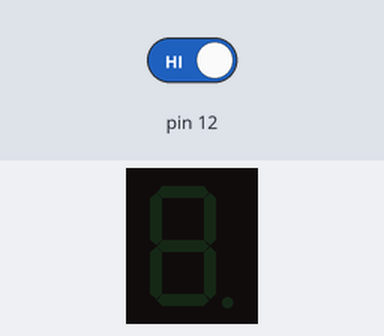
Bench run of a sketch on a simulated Arduino Uno, built with avr-gcc and run on an emulated ATmega328P. On the bench: 1-digit seven-segment display. Wiring (inferred from the names in the program): 1-digit 7-segment display, segments lit when HIGH: segments pin 3, pin 4, pin 5, pin 6, pin 7, pin 8, pin 9. Inputs (shaded band) come from the test bench; at power-on: pin 12 HIGH. Random numbers use the default seed unless the sketch sets one; the segment pins are drawn as the display they are named for.

Above: at 1.6 s.
1.7 s: pin 12 driven LOW
At 2.01 s:
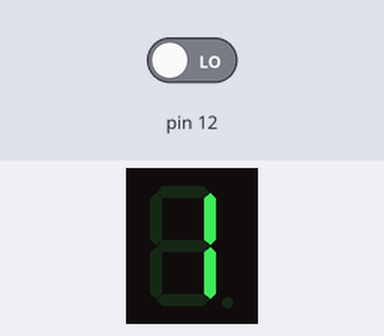
4.7 s: pin 12 driven HIGH
At 5.1 s:
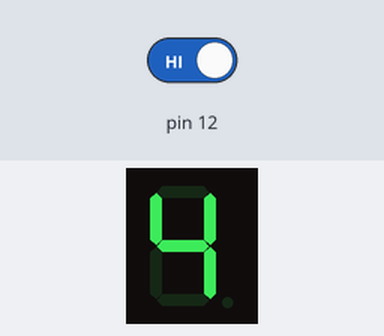
Timing chart, 0 to 7.7 s (numbered marks = the images above; inputs shaded):
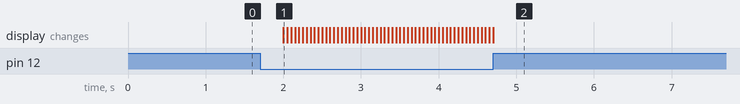

Measured:
- after the input at 1.7 s, the display: changes after 0.30 s (image 1)

The sketch:

Electronic-Dice-Using-Arduino.ino
```cpp
//7 SEGMENT DISPLAY - COMMON CATHODE CODE
//3 TO 9 PINS OF ARDUINO -CONNECTED TO A TO G OF 7 SEGMENT DISPLAY

const int A = 3;
const int B = 4;
const int C = 5;
const int D = 6;
const int E = 7;
const int F = 8;
const int G = 9;

//setup -set the pins as output direction
void setup() {
  pinMode(A, OUTPUT);
  pinMode(B, OUTPUT);
  pinMode(C, OUTPUT);
  pinMode(D, OUTPUT);
  pinMode(E, OUTPUT);
  pinMode(F, OUTPUT);
  pinMode(G, OUTPUT);
  pinMode(12,INPUT);
}
int random_int = 0;
// the loop routine runs over and over again forever:
void loop() {
int pusshed = digitalRead(12);
if (pusshed == LOW)
{
  random_int = random(1,6);
  one();
  delay(50);
  two();
  delay(50);
  three();
  delay(50);
  four();
  delay(50);
  five();
  delay(50);
  six();
  delay(50);
} else {
    switch(random_int)
    {
      case 1: one();
      break;
      case 2: two();
      break;
      case 3: three();
      break;
      case 4: four();
      break;
      case 5: five();
      break;
      case 6: six();
      break;
    }
  delay(400);
  }
}

void one(){
  digitalWrite(A, LOW);
  digitalWrite(B, HIGH);
  digitalWrite(C, HIGH);
  digitalWrite(D, LOW);
  digitalWrite(E, LOW);
  digitalWrite(F, LOW);
  digitalWrite(G, LOW);
}
void two(){
  digitalWrite(A, HIGH);
  digitalWrite(B, HIGH);
  digitalWrite(C, LOW);
  digitalWrite(D, HIGH);
  digitalWrite(E, HIGH);
  digitalWrite(F, LOW);
  digitalWrite(G, HIGH);
}
void three(){
  digitalWrite(A, HIGH);
  digitalWrite(B, HIGH);
  digitalWrite(C, HIGH);
  digitalWrite(D, HIGH);
  digitalWrite(E, LOW);
  digitalWrite(F, LOW);
  digitalWrite(G, HIGH);
}
void four(){
  digitalWrite(A, LOW);
  digitalWrite(B, HIGH);
  digitalWrite(C, HIGH);
  digitalWrite(D, LOW);
  digitalWrite(E, LOW);
  digitalWrite(F, HIGH);
  digitalWrite(G, HIGH);
}
void five(){
  digitalWrite(A, HIGH);
  digitalWrite(B, LOW);
  digitalWrite(C, HIGH);
  digitalWrite(D, HIGH);
  digitalWrite(E, LOW);
  digitalWrite(F, HIGH);
  digitalWrite(G, HIGH);
}
void six(){
  digitalWrite(A, HIGH);
  digitalWrite(B, LOW);
  digitalWrite(C, HIGH);
  digitalWrite(D, HIGH);
  digitalWrite(E, HIGH);
  digitalWrite(F, HIGH);
  digitalWrite(G, HIGH);
}
```
